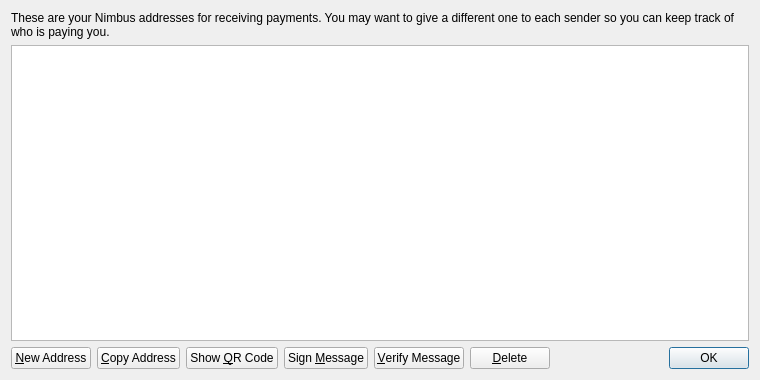
<?xml version="1.0" encoding="UTF-8"?>
<ui version="4.0">
 <class>AddressBookPage</class>
 <widget class="QWidget" name="AddressBookPage">
  <property name="geometry">
   <rect>
    <x>0</x>
    <y>0</y>
    <width>760</width>
    <height>380</height>
   </rect>
  </property>
  <property name="windowTitle">
   <string>Address Book</string>
  </property>
  <layout class="QVBoxLayout" name="verticalLayout">
   <item>
    <widget class="QLabel" name="labelExplanation">
     <property name="text">
      <string>These are your Nimbus addresses for receiving payments. You may want to give a different one to each sender so you can keep track of who is paying you.</string>
     </property>
     <property name="textFormat">
      <enum>Qt::PlainText</enum>
     </property>
     <property name="wordWrap">
      <bool>true</bool>
     </property>
    </widget>
   </item>
   <item>
    <widget class="QTableView" name="tableView">
     <property name="contextMenuPolicy">
      <enum>Qt::CustomContextMenu</enum>
     </property>
     <property name="toolTip">
      <string>Double-click to edit address or label</string>
     </property>
     <property name="tabKeyNavigation">
      <bool>false</bool>
     </property>
     <property name="alternatingRowColors">
      <bool>true</bool>
     </property>
     <property name="selectionMode">
      <enum>QAbstractItemView::SingleSelection</enum>
     </property>
     <property name="selectionBehavior">
      <enum>QAbstractItemView::SelectRows</enum>
     </property>
     <property name="sortingEnabled">
      <bool>true</bool>
     </property>
     <attribute name="verticalHeaderVisible">
      <bool>false</bool>
     </attribute>
    </widget>
   </item>
   <item>
    <layout class="QHBoxLayout" name="horizontalLayout">
     <item>
      <widget class="QPushButton" name="newAddressButton">
       <property name="toolTip">
        <string>Create a new address</string>
       </property>
       <property name="text">
        <string>&amp;New Address</string>
       </property>
       <property name="icon">
        <iconset resource="../bitcoin.qrc">
         <normaloff>:/icons/add</normaloff>:/icons/add</iconset>
       </property>
      </widget>
     </item>
     <item>
      <widget class="QPushButton" name="copyToClipboard">
       <property name="toolTip">
        <string>Copy the currently selected address to the system clipboard</string>
       </property>
       <property name="text">
        <string>&amp;Copy Address</string>
       </property>
       <property name="icon">
        <iconset resource="../bitcoin.qrc">
         <normaloff>:/icons/editcopy</normaloff>:/icons/editcopy</iconset>
       </property>
      </widget>
     </item>
     <item>
      <widget class="QPushButton" name="showQRCode">
       <property name="text">
        <string>Show &amp;QR Code</string>
       </property>
       <property name="icon">
        <iconset resource="../bitcoin.qrc">
         <normaloff>:/icons/qrcode</normaloff>:/icons/qrcode</iconset>
       </property>
      </widget>
     </item>
     <item>
      <widget class="QPushButton" name="signMessage">
       <property name="toolTip">
        <string>Sign a message to prove you own a Nimbus address</string>
       </property>
       <property name="text">
        <string>Sign &amp;Message</string>
       </property>
       <property name="icon">
        <iconset resource="../bitcoin.qrc">
         <normaloff>:/icons/edit</normaloff>:/icons/edit</iconset>
       </property>
      </widget>
     </item>
     <item>
      <widget class="QPushButton" name="verifyMessage">
       <property name="toolTip">
        <string>Verify a message to ensure it was signed with a specified Nimbus address</string>
       </property>
       <property name="text">
        <string>&amp;Verify Message</string>
       </property>
       <property name="icon">
        <iconset resource="../bitcoin.qrc">
         <normaloff>:/icons/transaction_0</normaloff>:/icons/transaction_0</iconset>
       </property>
      </widget>
     </item>
     <item>
      <widget class="QPushButton" name="deleteButton">
       <property name="toolTip">
        <string>Delete the currently selected address from the list</string>
       </property>
       <property name="text">
        <string>&amp;Delete</string>
       </property>
       <property name="icon">
        <iconset resource="../bitcoin.qrc">
         <normaloff>:/icons/remove</normaloff>:/icons/remove</iconset>
       </property>
      </widget>
     </item>
     <item>
      <spacer name="horizontalSpacer">
       <property name="orientation">
        <enum>Qt::Horizontal</enum>
       </property>
       <property name="sizeHint" stdset="0">
        <size>
         <width>40</width>
         <height>20</height>
        </size>
       </property>
      </spacer>
     </item>
     <item>
      <widget class="QDialogButtonBox" name="buttonBox">
       <property name="sizePolicy">
        <sizepolicy hsizetype="Maximum" vsizetype="Fixed">
         <horstretch>0</horstretch>
         <verstretch>0</verstretch>
        </sizepolicy>
       </property>
       <property name="standardButtons">
        <set>QDialogButtonBox::Ok</set>
       </property>
      </widget>
     </item>
    </layout>
   </item>
  </layout>
 </widget>
 <resources>
  <include location="../bitcoin.qrc"/>
 </resources>
 <connections/>
</ui>
